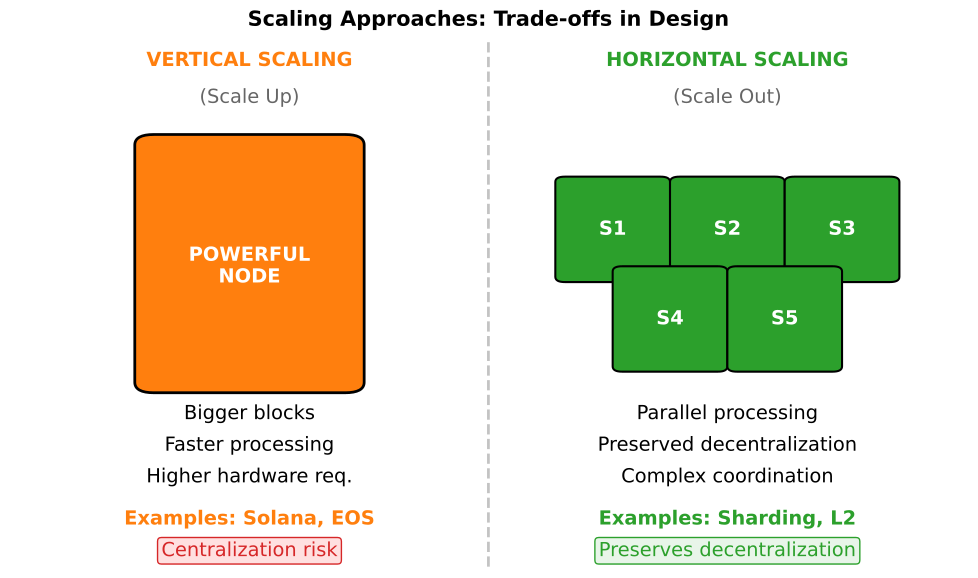

The Python source for this figure:
"""
Vertical vs Horizontal Scaling
Comparison diagram
"""

import matplotlib.pyplot as plt
import matplotlib.patches as mpatches
from matplotlib.patches import FancyBboxPatch, Rectangle
import numpy as np
from pathlib import Path

CHART_METADATA = {
    'title': 'Scaling Approaches',
    'url': 'https://github.com/Digital-AI-Finance/Blockchain_Crypto/tree/main/Module_A_Blockchain_Foundations/L11_Scalability_Trilemma/charts/05_scaling_approaches'
}

plt.rcParams.update({
    'font.size': 14,
    'axes.labelsize': 14,
    'axes.titlesize': 16,
    'xtick.labelsize': 12,
    'ytick.labelsize': 12,
    'legend.fontsize': 12,
    'figure.figsize': (10, 6),
    'figure.dpi': 150
})

MLPURPLE = '#3333B2'
MLBLUE = '#0066CC'
MLORANGE = '#FF7F0E'
MLGREEN = '#2CA02C'
MLRED = '#D62728'
MLLAVENDER = '#ADADE0'

fig, ax = plt.subplots(figsize=(10, 6))

# Left side: Vertical Scaling
ax.text(0.25, 0.95, 'VERTICAL SCALING', ha='center', fontsize=14,
        fontweight='bold', color=MLORANGE)
ax.text(0.25, 0.88, '(Scale Up)', ha='center', fontsize=11, color='#666')

# Draw big server
big_server = FancyBboxPatch((0.15, 0.35), 0.20, 0.45,
                             boxstyle="round,pad=0.02", facecolor=MLORANGE,
                             edgecolor='black', linewidth=2)
ax.add_patch(big_server)
ax.text(0.25, 0.57, 'POWERFUL\nNODE', ha='center', va='center',
        fontsize=11, fontweight='bold', color='white')

# Characteristics
ax.text(0.25, 0.28, 'Bigger blocks', ha='center', fontsize=10)
ax.text(0.25, 0.22, 'Faster processing', ha='center', fontsize=10)
ax.text(0.25, 0.16, 'Higher hardware req.', ha='center', fontsize=10)
ax.text(0.25, 0.08, 'Examples: Solana, EOS', ha='center', fontsize=10,
        fontweight='bold', color=MLORANGE)

# Right side: Horizontal Scaling
ax.text(0.75, 0.95, 'HORIZONTAL SCALING', ha='center', fontsize=14,
        fontweight='bold', color=MLGREEN)
ax.text(0.75, 0.88, '(Scale Out)', ha='center', fontsize=11, color='#666')

# Draw multiple small servers (shards)
shard_positions = [(0.58, 0.55), (0.70, 0.55), (0.82, 0.55),
                   (0.64, 0.38), (0.76, 0.38)]

for i, (x, y) in enumerate(shard_positions):
    shard = FancyBboxPatch((x, y), 0.10, 0.18,
                            boxstyle="round,pad=0.01", facecolor=MLGREEN,
                            edgecolor='black', linewidth=1.5)
    ax.add_patch(shard)
    ax.text(x + 0.05, y + 0.09, f'S{i+1}', ha='center', va='center',
            fontsize=10, fontweight='bold', color='white')

# Characteristics
ax.text(0.75, 0.28, 'Parallel processing', ha='center', fontsize=10)
ax.text(0.75, 0.22, 'Preserved decentralization', ha='center', fontsize=10)
ax.text(0.75, 0.16, 'Complex coordination', ha='center', fontsize=10)
ax.text(0.75, 0.08, 'Examples: Sharding, L2', ha='center', fontsize=10,
        fontweight='bold', color=MLGREEN)

# Dividing line
ax.axvline(x=0.5, color='#888', linestyle='--', linewidth=2, alpha=0.5)

# Trade-off indicators
props_bad = dict(boxstyle='round,pad=0.2', facecolor='#FFE0E0', edgecolor=MLRED)
props_good = dict(boxstyle='round,pad=0.2', facecolor='#E8F5E9', edgecolor=MLGREEN)

ax.text(0.25, 0.02, 'Centralization risk', ha='center', fontsize=9,
        bbox=props_bad, color=MLRED)
ax.text(0.75, 0.02, 'Preserves decentralization', ha='center', fontsize=9,
        bbox=props_good, color=MLGREEN)

ax.set_xlim(0, 1)
ax.set_ylim(0, 1)
ax.axis('off')

ax.set_title('Scaling Approaches: Trade-offs in Design', fontweight='bold', fontsize=15, pad=10)
plt.tight_layout()

output_path = Path(__file__).parent / 'chart.pdf'
plt.savefig(output_path, bbox_inches='tight', dpi=300)
print(f"Chart saved to: {output_path.absolute()}")
plt.close()
